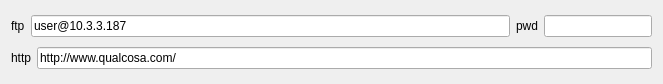
<ui version="4.0" >
 <class>Form</class>
 <widget class="QWidget" name="Form" >
  <property name="geometry" >
   <rect>
    <x>0</x>
    <y>0</y>
    <width>663</width>
    <height>84</height>
   </rect>
  </property>
  <property name="windowTitle" >
   <string>Form</string>
  </property>
  <layout class="QVBoxLayout" >
   <item>
    <layout class="QHBoxLayout" >
     <item>
      <widget class="QLabel" name="lbl_ftp" >
       <property name="text" >
        <string>ftp</string>
       </property>
      </widget>
     </item>
     <item>
      <widget class="QLineEdit" name="ledit_ftp" >
       <property name="text" >
        <string>user@10.3.3.187</string>
       </property>
      </widget>
     </item>
     <item>
      <widget class="QLabel" name="lbl_pwd" >
       <property name="text" >
        <string>pwd</string>
       </property>
      </widget>
     </item>
     <item>
      <widget class="QLineEdit" name="ledit_pwd" >
       <property name="sizePolicy" >
        <sizepolicy vsizetype="Fixed" hsizetype="Minimum" >
         <horstretch>0</horstretch>
         <verstretch>0</verstretch>
        </sizepolicy>
       </property>
       <property name="echoMode" >
        <enum>QLineEdit::Password</enum>
       </property>
      </widget>
     </item>
    </layout>
   </item>
   <item>
    <layout class="QHBoxLayout" >
     <item>
      <widget class="QLabel" name="lbl_http" >
       <property name="text" >
        <string>http</string>
       </property>
      </widget>
     </item>
     <item>
      <widget class="QLineEdit" name="ledit_http" >
       <property name="text" >
        <string>http://www.qualcosa.com/</string>
       </property>
      </widget>
     </item>
    </layout>
   </item>
  </layout>
 </widget>
 <resources/>
 <connections/>
</ui>
